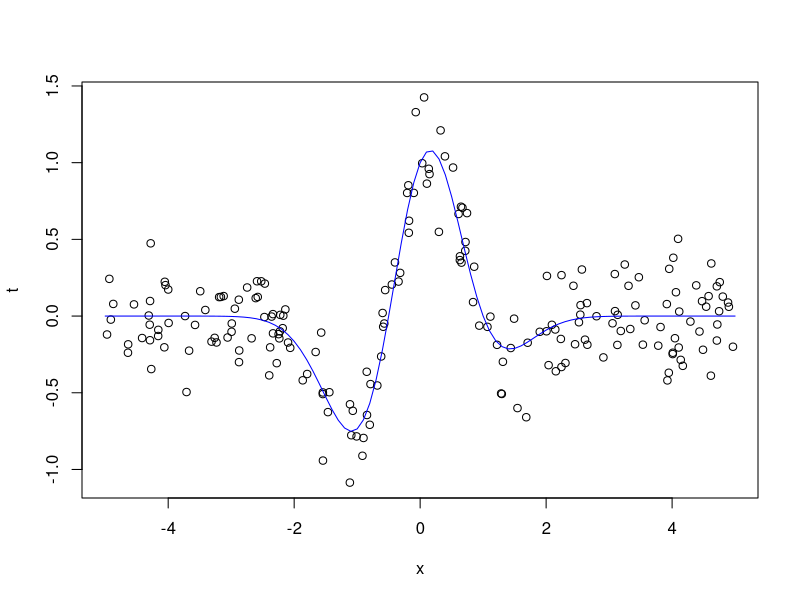

This figure's R source:
####################################################################
# Machine Learning - MIRI Master
# Lluís A. Belanche

# LAB 12: Radial Basis Function Network (Part 2)
# version of May 2016
####################################################################


####################################################################
## Exercise

## We continue with Example 1: regression of a 1D function

## We are interested in studying the influence of sample size on the fit.
## The idea is that you embed the code in Part 1 into a couple of handy functions and leave
## the learning sample size (N) as a parameter.

## These are the learning sample sizes you are going to study

Ns <- c(20,50,100,200,500)

## You are asked to report the chosen lambda and the final test error (on the same test set),
## plot the learned function against the data and the true genearting function and see if the fit
## is better/worse/equal as a function of N and in what sense it is better/worse/equal

# Your code starts here ...
set.seed (4)
myf <- function (x) { (1 + x - 2*x^2) * exp(-x^2) }
a <- -5
b <- 5
domain <- c(a,b)

myf.data <- function (N, a, b) 
{
  x <- runif(N, a, b)
  t <- myf(x) + rnorm(N, sd=0.2)
  dd <- data.frame(x,t)
  names(dd) <- c("x", "t")
  return (dd)
}

N <- 200
d <- myf.data (N, a , b)

summary(d)

## The black points are the data, the blue line is the true underlying function

plot (d)
curve (myf, a, b, col='blue', add=TRUE)
